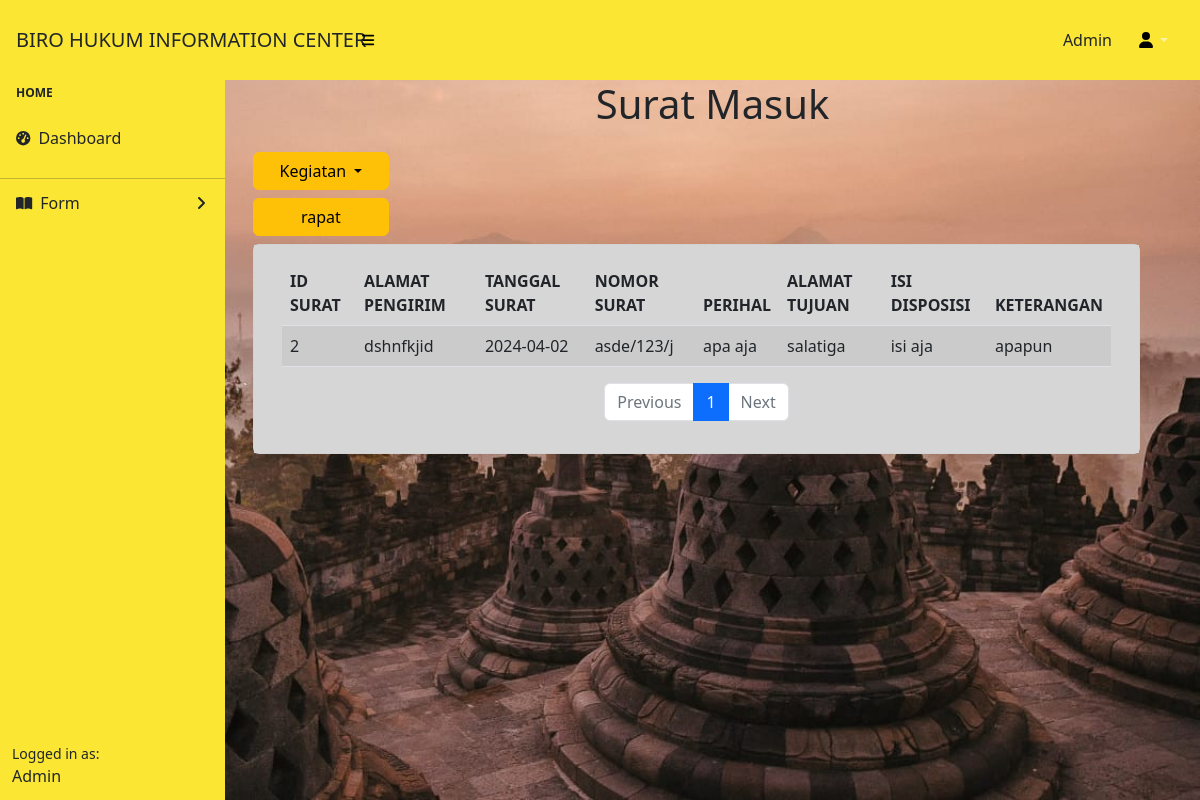
/features/surat_masuk.php, run on an earlier commit of the app's database.
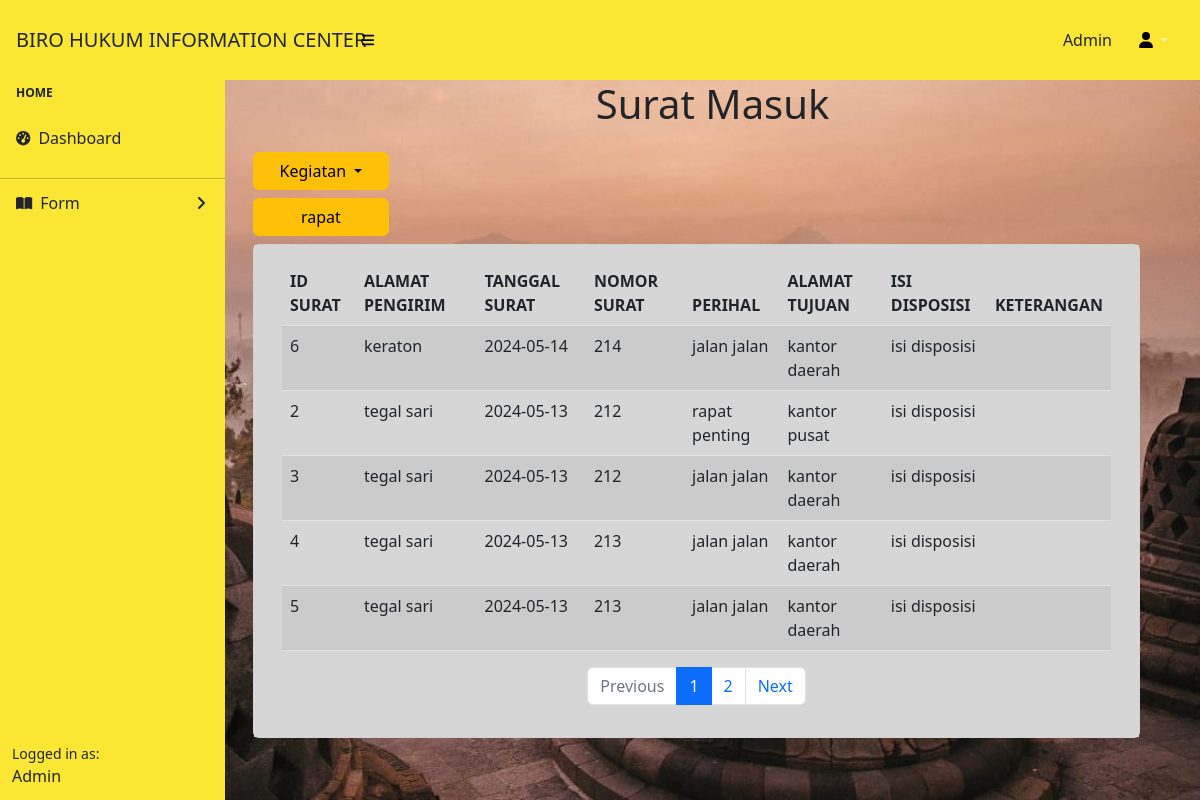
And on a later commit of the database.
### tables this page shows
CREATE TABLE `surat_masuk` (
  `id_surat` int(30) NOT NULL,
  `alamat_pengirim` varchar(50) NOT NULL,
  `tanggal_surat` varchar(10) NOT NULL,
  `nomor_surat` varchar(10) NOT NULL,
  `perihal` varchar(30) NOT NULL,
  `alamat_tujuan` varchar(40) NOT NULL,
  `isi_disposisi` varchar(50) NOT NULL,
  `keterangan` varchar(100) NOT NULL
);

### features/dom/surat-masuk.php (the view, shortened to what this page needs)
<?php
include 'koneksi.php';
$items_per_page = 5;
$page = isset($_GET['page']) ? (int)$_GET['page'] : 1;
$offset = ($page - 1) * $items_per_page;
$query = "SELECT id_surat, alamat_pengirim, tanggal_surat, nomor_surat, perihal, alamat_tujuan, isi_disposisi, keterangan
          FROM surat_masuk
          ORDER BY tanggal_surat DESC
          LIMIT $items_per_page OFFSET $offset";
$hasil = mysqli_query($koneksi, $query);
$total_query = "SELECT COUNT(*) AS total FROM surat_masuk";
$total_result = mysqli_query($koneksi, $total_query);
if ($total_result) {
    $total_row = mysqli_fetch_assoc($total_result);
    $total_items = $total_row['total'];
    $total_pages = ceil($total_items / $items_per_page);
} else {
    $total_items = 0;
    $total_pages = 1;
}
echo '<div class="container">';
if (mysqli_num_rows($hasil) > 0) {
    echo '<table class="table table-striped">';
    echo '<thead>';
    echo '  <tr>';
    echo '    <th>ID SURAT</th>';
    echo '    <th>ALAMAT PENGIRIM</th>';
    echo '    <th>TANGGAL SURAT</th>';
    echo '    <th>NOMOR SURAT</th>';
    echo '    <th>PERIHAL</th>';
    echo '    <th>ALAMAT TUJUAN</th>';
    echo '    <th>ISI DISPOSISI</th>';
    echo '    <th>KETERANGAN</th>';
    echo '  </tr>';
    echo '</thead>';
    echo '<tbody>';
    while ($row = mysqli_fetch_assoc($hasil)) {
        echo '<tr>';
        echo "  <td>{$row['id_surat']}</td>";
        echo "  <td>{$row['alamat_pengirim']}</td>";
        echo "  <td>{$row['tanggal_surat']}</td>";
        echo "  <td>{$row['nomor_surat']}</td>";
        echo "  <td>{$row['perihal']}</td>";
        echo "  <td>{$row['alamat_tujuan']}</td>";
        echo "  <td>{$row['isi_disposisi']}</td>";
        echo "  <td>{$row['keterangan']}</td>";
        echo '</tr>';
    }
    echo '</tbody>';
    echo '</table>';
    echo '<nav aria-label="Page navigation">';
    echo '  <ul class="pagination d-flex justify-content-center">';
    if ($page > 1) {
        $previous_page = $page - 1;
        echo "    <li class='page-item'><a class='page-link' href='surat_masuk.php?page=$previous_page'>Previous</a></li>";
    } else {
        echo "    <li class='page-item disabled'><a class='page-link'>Previous</a></li>";
    }
    for ($i = 1; $i <= $total_pages; $i++) {
        $active = ($i === $page) ? 'active' : '';
        echo "    <li class='page-item $active'><a class='page-link' href='surat_masuk.php?page=$i'>$i</a></li>";
    }
    if ($page < $total_pages) {
        $next_page = $page + 1;
        echo "    <li class='page-item'><a class='page-link' href='surat_masuk.php?page=$next_page'>Next</a></li>";
    } else {
        echo "    <li class='page-item disabled'><a class='page-link'>Next</a></li>";
    }
    echo '  </ul>';
    echo '</nav>';
} else {
    echo "Tidak ada data surat masuk yang ditemukan.";
}
echo '</div>';

### features/surat_masuk.php (shortened to what this page needs)
<!DOCTYPE html>
<html lang="en">
<head>
    <link href="https://cdn.jsdelivr.net/npm/simple-datatables@7.1.2/dist/style.min.css" rel="stylesheet" />
    <link href="../css/styles.css" rel="stylesheet" />
</head>
<body class="sb-nav-fixed bg-dash">
    <nav class="sb-topnav navbar navbar-expand navbar-dark" style="background-color: #FAE633;">
        <a class="navbar-brand ps-3 text-dark" href="index.html">BIRO HUKUM INFORMATION CENTER</a>
        <button class="btn btn-link btn-sm order-1 order-lg-0 me-4 me-lg-0" id="sidebarToggle" href="#!"><i class="fas fa-bars" style="color:black;"></i></button>
        <form class="d-none d-md-inline-block form-inline ms-auto me-0 me-md-3 my-2 my-md-0">
            <span class="text-dark text-capitalize"><?= "Admin" ?></span>
        </form>
        <ul class="navbar-nav ms-auto ms-md-0 me-3 me-lg-4">
            <li class="nav-item dropdown">
                <a class="nav-link dropdown-toggle" id="navbarDropdown" href="#" role="button" data-bs-toggle="dropdown" aria-expanded="false"><i class="fas fa-user fa-fw" style="color:black;"></i></a>
            </li>
        </ul>
    </nav>
    <div id="layoutSidenav">
        <div id="layoutSidenav_nav">
            <nav class="sb-sidenav accordion" id="sidenavAccordion" style="background-color: #FAE633;">
                <div class="sb-sidenav-menu">
                    <div class="nav">
                        <div class="sb-sidenav-menu-heading">Home</div>
                        <a class="nav-link text-dark" href="../index.php">
                            <div class="sb-nav-link-icon"><i class="fas fa-tachometer-alt"></i></div>
                            Dashboard
                        </a>
                        <hr class="mb-0">
                        <a class="nav-link collapsed text-dark" href="#" data-bs-toggle="collapse" data-bs-target="#collapseLayouts" aria-expanded="false" aria-controls="collapseLayouts">
                            <div class="sb-nav-link-icon"><i class="fa-solid fa-book-open"></i></div>
                            Form
                            <div class="sb-sidenav-collapse-arrow"><i class="fas fa-angle-down"></i></div>
                        </a>
                    </div>
                </div>
                <div class="sb-sidenav-footer">
                    <div class="small">Logged in as:</div>
                    Admin
                </div>
            </nav>
        </div>
        <div id="layoutSidenav_content">
            <main>
                <h1 class="my-4 text-center ">Surat Masuk</h1>
                <div class="row mx-0 ms-3">
                    <div class="col-2 ">
                        <div class="dropdown">
                            <button class="btn btn-warning dropdown-toggle w-100" type="button" id="dropdownMenuButton" data-bs-toggle="dropdown" aria-expanded="false">
                                Kegiatan
                            </button>
                        </div>
                        <div class="my-2">
                            <a type="button" class="btn btn-warning w-100" href="rapat.php">rapat</a>
                        </div>
                    </div>
                    <div class="col me-5">
                        <div class="card mb-4">
                            <div class="card-body bg-tbl">
                                <?php include 'dom/surat-masuk.php'; ?>
                            </div>
                        </div>
                    </div>
                </div>
            </main>
        </div>
    </div>
</body>
</html>

What changed in the data, as far as the page shows it:
added surat_masuk: id_surat "6", alamat_pengirim "keraton", tanggal_surat "2024-05-14", nomor_surat "214", perihal "jalan jalan", alamat_tujuan "kantor daerah", isi_disposisi "isi disposisi"
changed surat_masuk id 2: alamat_pengirim "dshnfkjid" → "tegal sari"; tanggal_surat "2024-04-02" → "2024-05-13"; nomor_surat "asde/123/j" → "212"; perihal "apa aja" → "rapat penting"; alamat_tujuan "salatiga" → "kantor pusat"; isi_disposisi "isi aja" → "isi disposisi"; keterangan "apapun" → (not shown)
added surat_masuk: id_surat "3", alamat_pengirim "tegal sari", tanggal_surat "2024-05-13", nomor_surat "212", perihal "jalan jalan", alamat_tujuan "kantor daerah", isi_disposisi "isi disposisi"
added surat_masuk: id_surat "4", alamat_pengirim "tegal sari", tanggal_surat "2024-05-13", nomor_surat "213", perihal "jalan jalan", alamat_tujuan "kantor daerah", isi_disposisi "isi disposisi"
added surat_masuk: id_surat "5", alamat_pengirim "tegal sari", tanggal_surat "2024-05-13", nomor_surat "213", perihal "jalan jalan", alamat_tujuan "kantor daerah", isi_disposisi "isi disposisi"
Also different on the page:
new list line: "2"
